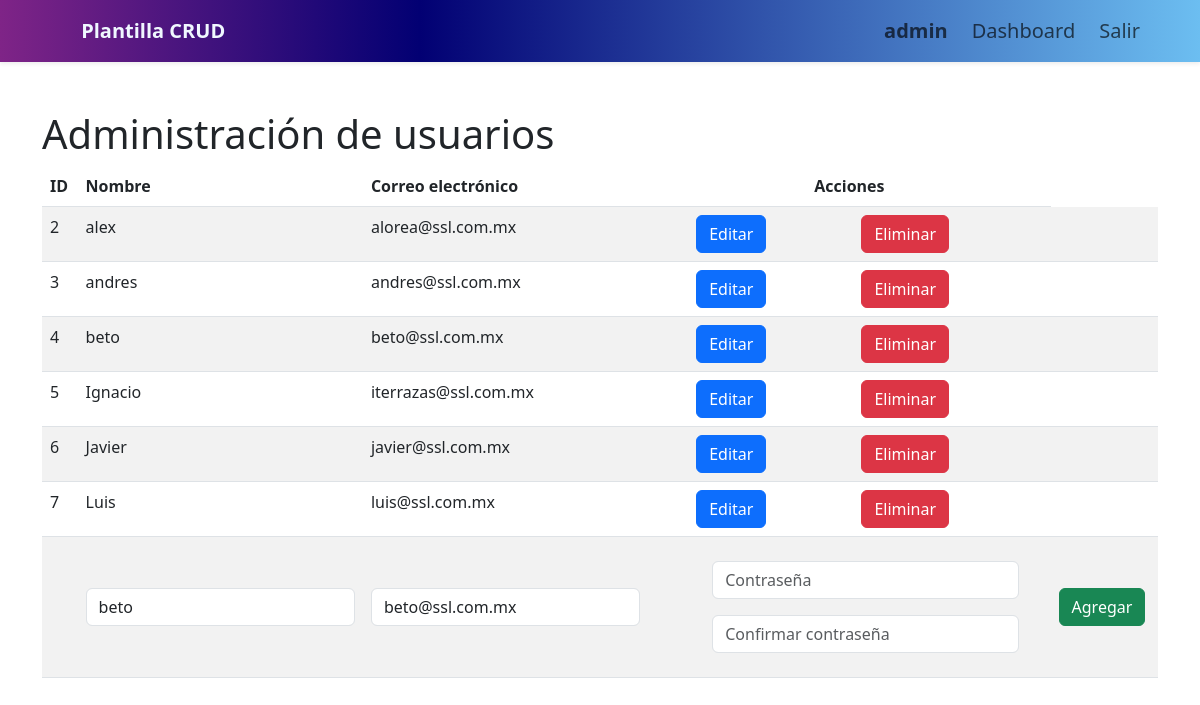
Page /admin/users/edit/4 (signed in) on the committed database.
### app.py (models this page shows, shortened)
class User(db.Model, UserMixin):
    id = db.Column(db.Integer, primary_key=True)
    username = db.Column(db.String(50), nullable=False)
    email = db.Column(db.String(120), unique=True, nullable=False)
    password = db.Column(db.String(120), nullable=False)
    is_active = db.Column(db.Boolean(), nullable=False, default=True)
    is_admin = db.Column(db.Boolean, default=False)

### app.py (the view, shortened to what this page needs)
@app.route('/admin/users/edit/<int:user_id>', methods=['GET', 'POST'])
@login_required
def edit_user(user_id):
    if not current_user.is_admin:
        abort(403)
    user = User.query.get_or_404(user_id)
    edit_user = {
        'id': user.id,
        'username': user.username,
        'email': user.email
    }
    form = RegistrationForm(obj=user)
    return render_template('admin.html', users=User.query.all(), form=form, edit_user=edit_user)

### app.py
class RegistrationForm(FlaskForm):
    username = StringField('Usuario', validators=[DataRequired()])
    email = StringField('Correo', validators=[DataRequired(), Email()])
    password = PasswordField('Contraseña', validators=[DataRequired()])
    confirm_password = PasswordField('Confirmar Contraseña', validators=[DataRequired(), EqualTo('password')])
    submit = SubmitField('Registrarse')

### app.py (called while the page is built)
@app.before_request
def create_tables():
    db.create_all()

@login_manager.user_loader
def load_user(user_id):
    return User.query.get(int(user_id))

### templates/admin.html (shortened to what this page needs)
{% extends 'index.html' %}
{% block content %}
<h1>Administración de usuarios</h1>
<div class="table-responsive">
  <table class="table table-striped table-hover">
    <thead>
      <tr>
        <th>ID</th>
        <th>Nombre</th>
        <th>Correo electrónico</th>
        <th class="text-center">Acciones</th>
      </tr>
    </thead>
    <tbody>
      {% for user in users %}
      {% if user.id != 1 %}
      <tr>
        <td>{{ user.id }}</td>
        <td>{{ user.username }}</td>
        <td>{{ user.email }}</td>
        <td class=" px-5">
          <div class="row justify-content-center align-items-center">
            <div class="col">
              <a class="btn btn-primary" href="/admin/users/edit/{{ user.id }}" data-bs-toggle="modal" data-bs-target="#editUserModal">Editar</a>
            </div>
            <div class="col">
              <form class="col" action="{{ url_for('delete_user', user_id=user.id) }}" method="post"
                onsubmit="return confirm('¿Está seguro de que desea eliminar este usuario?')">
                <button type="submit" class="btn btn-danger">Eliminar</button>
              </form>
            </div>
          </div>
        </td>
        <td></td>
      </tr>
      {% endif %}
      {% endfor %}
      <tr>
        <form method="POST" action="/admin/add">
          <td></td>
          <td class="align-middle"> {{ form.username(class="form-control", placeholder="Nombre") }}</td>
          <td class="align-middle"> {{ form.email(class="form-control", placeholder="abc@email.com") }}</td>
          <td class="col px-5"> {{ form.password(class="col m-3 form-control", placeholder="Contraseña") }} {{
            form.confirm_password(class="col m-3 form-control", placeholder="Confirmar contraseña") }}</td>
          <td class="justify-content-center align-middle"><button type="submit" class="btn btn-success">Agregar</button>
          </td>
        </form>
      </tr>
    </tbody>
  </table>
</div>
{% endblock %}

### templates/navbar.html (shortened to what this page needs)
{% block content %}
<nav class="navbar navbar-light d-flex shadow-sm"
  style="background: linear-gradient(90deg, rgba(127,36,135,1) 0%, rgba(2,0,115,1) 35%, rgb(108, 190, 241) 100%);">
  <div class="container-fluid " >
    <a class="navbar-brand" href="/" >
      <span class="fw-bold px-5" style="color: aliceblue;">Plantilla CRUD</span>
    </a>
    <div class="row px-5"  id="navbarNav">
      <ul class="navbar-nav">
        {% if current_user.is_authenticated %}
        <div class="row align-items-end">
          <div class="col">
            <li class="nav-item ">
              {% if current_user.is_admin %}
              <a class="nav-link fs-5 text-nowrap fw-bold " href="/admin/users">{{ current_user.username }}</a>
              {% else %}
              <a class="nav-link fs-5 text-nowrap fw-bold disabled" href="#">{{ current_user.username }}</a>
              {% endif %}
            </li>
          </div>
          <div class="col">
            <li class="nav-item ">
              <a class="nav-link fs-5  text-nowrap" href="/dashboard">Dashboard</a>
            </li>
          </div>
          <div class="col">
            <li class="nav-item ">
              <a class="nav-link fs-5  text-nowrap" href="/logout">Salir</a>
            </li>
          </div>
        </div>
        {% endif %}
      </ul>
    </div>
  </div>
</nav>
{% endblock %}

### rows in the picture
User: username "admin"
User: id "2", username "alex", email "alorea@ssl.com.mx"
User: id "3", username "andres", email "andres@ssl.com.mx"
User: id "4", username "beto", email "beto@ssl.com.mx"
User: id "5", username "Ignacio", email "iterrazas@ssl.com.mx"
User: id "6", username "Javier", email "javier@ssl.com.mx"
User: id "7", username "Luis", email "luis@ssl.com.mx"
